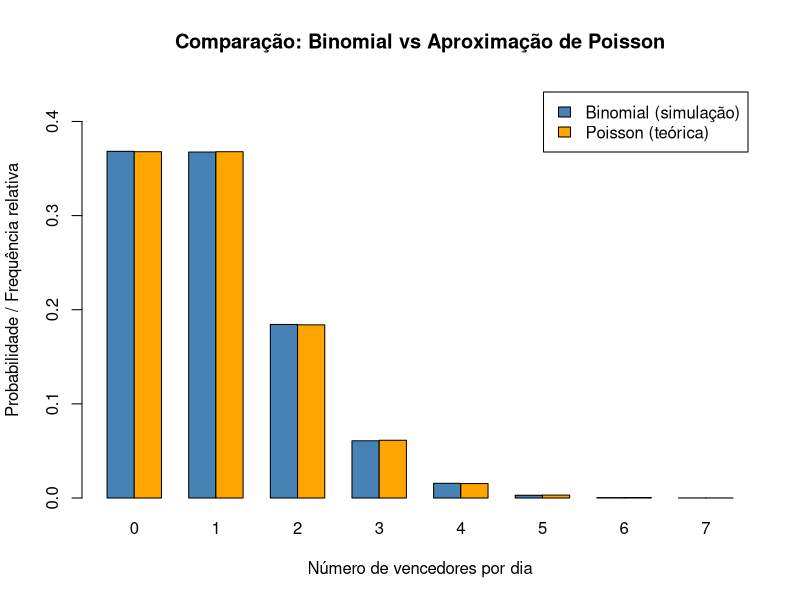

Generate this figure with R:
# Parâmetros do problema
n <- 1e7          # número de visitantes por dia
p <- 1e-7         # probabilidade individual
lambda <- n * p   # parâmetro da Poisson
Nsim <- 200000    # número de simulações

set.seed(123)

# Simulações
X_bin <- rbinom(Nsim, size = n, prob = p)
X_pois <- rpois(Nsim, lambda = lambda)

# Valores possíveis (foco nos mais prováveis)
k <- 0:7

# Frequências empíricas
freq_bin <- table(factor(X_bin, levels = k)) / Nsim
freq_pois <- table(factor(X_pois, levels = k)) / Nsim

# PMF teórica da Poisson
pmf_pois <- dpois(k, lambda)

# Gráfico comparativo
barplot(
  rbind(freq_bin, pmf_pois),
  beside = TRUE,
  names.arg = k,
  col = c("steelblue", "orange"),
  legend.text = c("Binomial (simulação)", "Poisson (teórica)"),
  ylim = c(0, max(freq_bin, pmf_pois) * 1.2),
  xlab = "Número de vencedores por dia",
  ylab = "Probabilidade / Frequência relativa",
  main = "Comparação: Binomial vs Aproximação de Poisson"
)
